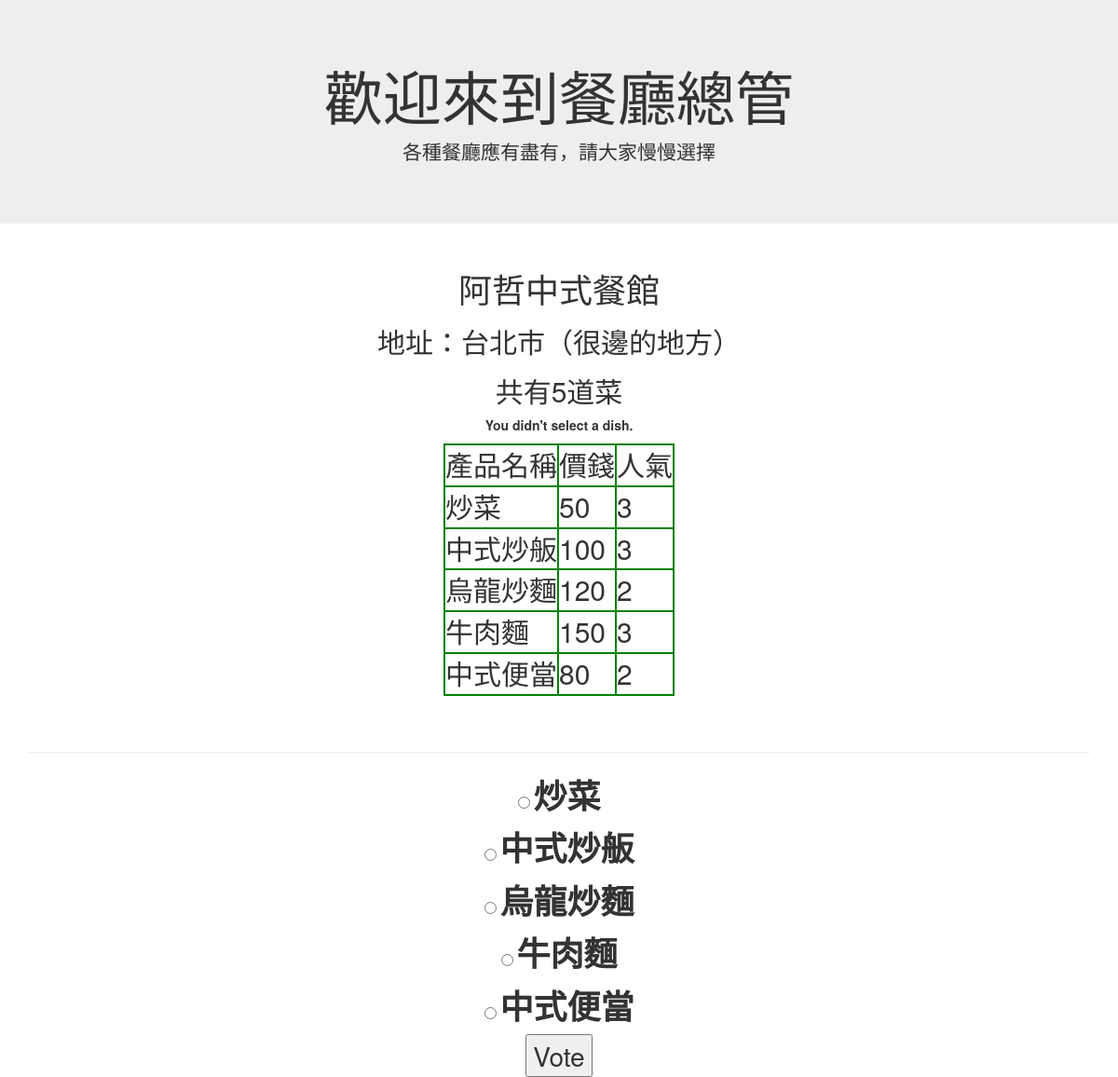
The page /1/vote/ on the database its author committed.
### polls/models.py (models this page shows, shortened)
class Restaurant(models.Model):
	restaurant_name = models.CharField(max_length=200)
	address = models.CharField(max_length=200)

class Menu(models.Model):
	restaurant = models.ForeignKey(Restaurant, on_delete=models.CASCADE)
	dish_name = models.CharField(max_length=200)
	price = models.IntegerField(default=0)
	population = models.IntegerField(default=0)

### polls/views.py (the view)
# urls.py: url(r'^(?P<restaurant_id>[0-9]+)/vote/$', views.vote, name='vote'),
def vote(request, restaurant_id):
    restaurant = get_object_or_404(Restaurant, pk=restaurant_id)
    try:
        selected_dish = restaurant.menu_set.get(pk=request.POST['menu'])
    except (KeyError, Menu.DoesNotExist):
        return render(request, 'polls/detail.html', {
            'restaurant': restaurant,
            'error_message': "You didn't select a dish.",
        })
    else:
        selected_dish.population += 1
        selected_dish.save()
        return HttpResponseRedirect(reverse('polls:results', args=(restaurant.id,)))

### polls/templates/polls/detail.html (shortened to what this page needs)
<!DOCTYPE html>
<html lang="en">
<head>
  <link rel="stylesheet" href="https://maxcdn.bootstrapcdn.com/bootstrap/3.3.7/css/bootstrap.min.css">
</head>
<body>
<div class="jumbotron text-center">
  <h1>歡迎來到餐廳總管</h1>
  <p>各種餐廳應有盡有，請大家慢慢選擇</p>
</div>
<div class="container">
  <center><h1>{{ restaurant.restaurant_name }}</h1></center>
  <center><h2>地址：{{ restaurant.address }}</h2></center>
  <center><h2>共有{{ restaurant.menu_set.all | length }}道菜</h2></center>
	{% if error_message %}<center><p><strong>{{ error_message }}</strong></p></center>{% endif %}
  <center><table>
    <tr><td>產品名稱</td><td>價錢</td><td>人氣</td></tr>
    {% for menu in restaurant.menu_set.all %}
        <tr><td>{{menu.dish_name}}</td><td>{{menu.price}}</td><td>{{menu.population}}</td></tr>
    {% endfor %}
  </table></center>
  <br><br>
  <hr>
	<center><form action="{% url 'polls:vote' restaurant.id %}" method="post">
		{% for menu in restaurant.menu_set.all %}
    		<input type="radio" name="menu" id="menu{{ forloop.counter }}" value="{{ menu.id }}"  style = "font-size:24px"/>
    		<label for="menu{{ forloop.counter }}" style = "font-size:36px">{{ menu.dish_name }}</label><br />
		{% endfor %}
			<input type="submit" value="Vote" style = "font-size:28px"/>
	</form></center>
</div>
</body>
</html>

### polls/templates/polls/detail.html (style rules this page uses)
table, tr, td { border:2px solid green; font-size:30px; }

### rows shown on the page
Restaurant: restaurant_name "阿哲中式餐館", address "台北市（很邊的地方）", menu_set.all|length "5"
Menu: dish_name "炒菜", price "50", population "3"
Menu: dish_name "中式炒舨", price "100", population "3"
Menu: dish_name "烏龍炒麵", price "120", population "2"
Menu: dish_name "牛肉麵", price "150", population "3"
Menu: dish_name "中式便當", price "80", population "2"

### other values the page prints
{{ error_message }} "You didn't select a dish."
